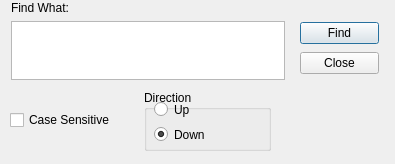
<?xml version="1.0" encoding="UTF-8"?>
<ui version="4.0">
 <class>finddialog</class>
 <widget class="QDialog" name="finddialog">
  <property name="windowModality">
   <enum>Qt::WindowModal</enum>
  </property>
  <property name="geometry">
   <rect>
    <x>0</x>
    <y>0</y>
    <width>395</width>
    <height>164</height>
   </rect>
  </property>
  <property name="windowTitle">
   <string>Find </string>
  </property>
  <widget class="QWidget" name="layoutWidget">
   <property name="geometry">
    <rect>
     <x>10</x>
     <y>90</y>
     <width>261</width>
     <height>61</height>
    </rect>
   </property>
   <layout class="QHBoxLayout" name="horizontalLayout_2">
    <item>
     <layout class="QVBoxLayout" name="verticalLayout_2">
      <item>
       <widget class="QCheckBox" name="caseSensitive">
        <property name="text">
         <string>Case Sensitive </string>
        </property>
       </widget>
      </item>
     </layout>
    </item>
    <item>
     <widget class="QGroupBox" name="groupBox">
      <property name="title">
       <string>Direction</string>
      </property>
      <widget class="QWidget" name="layoutWidget">
       <property name="geometry">
        <rect>
         <x>10</x>
         <y>10</y>
         <width>91</width>
         <height>44</height>
        </rect>
       </property>
       <layout class="QVBoxLayout" name="verticalLayout">
        <item>
         <widget class="QRadioButton" name="directionUp">
          <property name="whatsThis">
           <string>&lt;!DOCTYPE HTML PUBLIC &quot;-//W3C//DTD HTML 4.0//EN&quot; &quot;http://www.w3.org/TR/REC-html40/strict.dtd&quot;&gt;
&lt;html&gt;&lt;head&gt;&lt;meta name=&quot;qrichtext&quot; content=&quot;1&quot; /&gt;&lt;style type=&quot;text/css&quot;&gt;
p, li { white-space: pre-wrap; }
&lt;/style&gt;&lt;/head&gt;&lt;body style=&quot; font-family:'MS Shell Dlg 2'; font-size:8.25pt; font-weight:400; font-style:normal;&quot;&gt;
&lt;p style=&quot; margin-top:0px; margin-bottom:0px; margin-left:0px; margin-right:0px; -qt-block-indent:0; text-indent:0px;&quot;&gt;&lt;span style=&quot; font-size:8pt;&quot;&gt;Chooses the direction of searching. Choosing up searches behind the current cursor position and choosing down searches after the current cursor position&lt;/span&gt;&lt;/p&gt;
&lt;p style=&quot;-qt-paragraph-type:empty; margin-top:0px; margin-bottom:0px; margin-left:0px; margin-right:0px; -qt-block-indent:0; text-indent:0px; font-size:8pt;&quot;&gt;&lt;/p&gt;&lt;/body&gt;&lt;/html&gt;</string>
          </property>
          <property name="text">
           <string>Up</string>
          </property>
         </widget>
        </item>
        <item>
         <widget class="QRadioButton" name="directionDown">
          <property name="text">
           <string>Down</string>
          </property>
          <property name="checked">
           <bool>true</bool>
          </property>
         </widget>
        </item>
       </layout>
      </widget>
     </widget>
    </item>
   </layout>
  </widget>
  <widget class="QWidget" name="layoutWidget">
   <property name="geometry">
    <rect>
     <x>300</x>
     <y>20</y>
     <width>79</width>
     <height>58</height>
    </rect>
   </property>
   <layout class="QVBoxLayout" name="verticalLayout_3">
    <item>
     <widget class="QPushButton" name="findButton">
      <property name="text">
       <string>Find</string>
      </property>
     </widget>
    </item>
    <item>
     <widget class="QPushButton" name="closeButton">
      <property name="text">
       <string>Close</string>
      </property>
     </widget>
    </item>
   </layout>
  </widget>
  <widget class="QWidget" name="">
   <property name="geometry">
    <rect>
     <x>11</x>
     <y>1</y>
     <width>274</width>
     <height>79</height>
    </rect>
   </property>
   <layout class="QVBoxLayout" name="verticalLayout_4">
    <item>
     <widget class="QLabel" name="keywordLabel">
      <property name="text">
       <string>Find What:</string>
      </property>
     </widget>
    </item>
    <item>
     <widget class="QTextEdit" name="keyword">
      <property name="undoRedoEnabled">
       <bool>true</bool>
      </property>
      <property name="html">
       <string>&lt;!DOCTYPE HTML PUBLIC &quot;-//W3C//DTD HTML 4.0//EN&quot; &quot;http://www.w3.org/TR/REC-html40/strict.dtd&quot;&gt;
&lt;html&gt;&lt;head&gt;&lt;meta name=&quot;qrichtext&quot; content=&quot;1&quot; /&gt;&lt;style type=&quot;text/css&quot;&gt;
p, li { white-space: pre-wrap; }
&lt;/style&gt;&lt;/head&gt;&lt;body style=&quot; font-family:'MS Shell Dlg 2'; font-size:8.25pt; font-weight:400; font-style:normal;&quot;&gt;
&lt;p style=&quot;-qt-paragraph-type:empty; margin-top:0px; margin-bottom:0px; margin-left:0px; margin-right:0px; -qt-block-indent:0; text-indent:0px; font-size:8pt;&quot;&gt;&lt;/p&gt;&lt;/body&gt;&lt;/html&gt;</string>
      </property>
      <property name="acceptRichText">
       <bool>false</bool>
      </property>
     </widget>
    </item>
   </layout>
  </widget>
 </widget>
 <tabstops>
  <tabstop>findButton</tabstop>
  <tabstop>closeButton</tabstop>
  <tabstop>caseSensitive</tabstop>
  <tabstop>directionUp</tabstop>
  <tabstop>directionDown</tabstop>
 </tabstops>
 <resources/>
 <connections/>
</ui>
